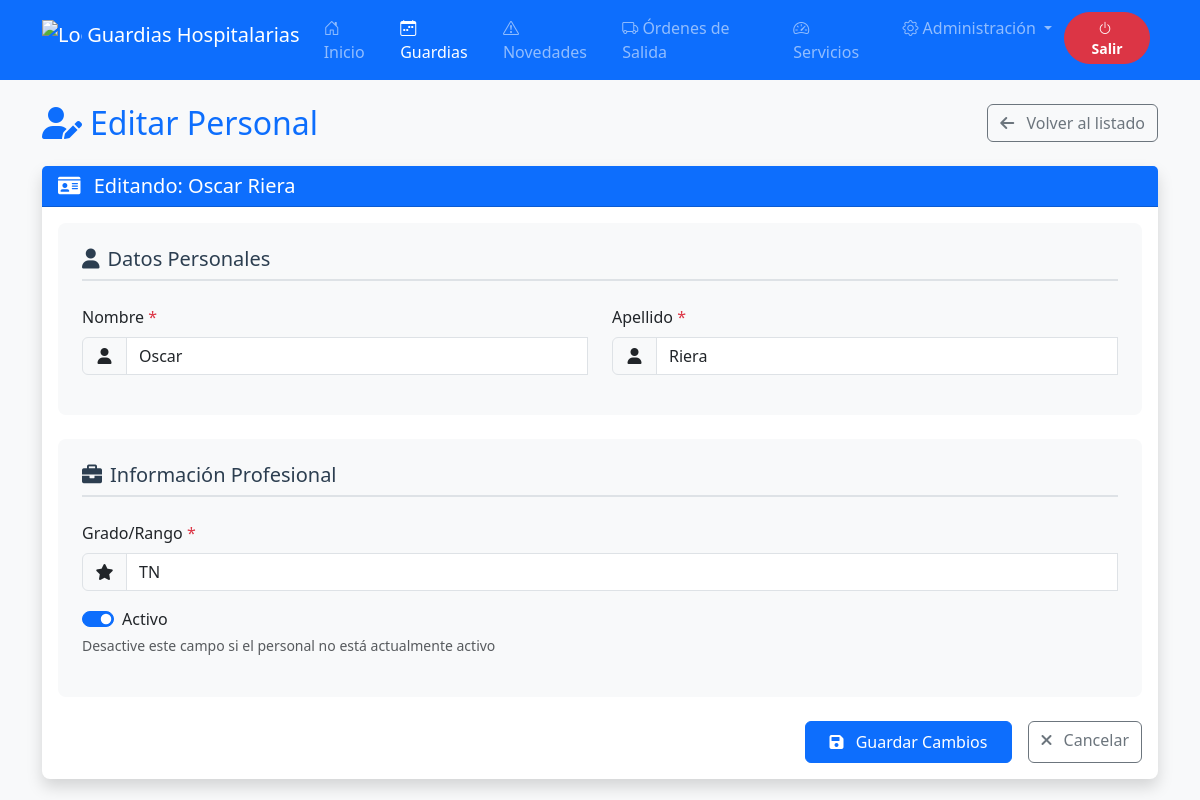
The page /sistema_guardias/modulos/personal/editar_personal.php?id=1 (signed in) on the database its author committed.
### tables this page shows
CREATE TABLE `personal` (
  `id_personal` int(11) NOT NULL,
  `nombre` varchar(100) NOT NULL,
  `apellido` varchar(100) NOT NULL,
  `grado` varchar(20) NOT NULL,
  `estado` tinyint(1) DEFAULT 1
);

### sistema_guardias/includes/funciones/funciones_personal.php (called while the page is built, shortened)
<?php
class PersonalFunciones {
    public static function obtenerPersonal($conn, $id) {
        $query = "SELECT id_personal, nombre, apellido, grado, estado FROM personal WHERE id_personal = ?";
        $stmt = $conn->prepare($query);
        $stmt->bind_param("i", $id);
        $stmt->execute();
        $result = $stmt->get_result();
        return $result->fetch_assoc();
    }
}

### sistema_guardias/modulos/personal/editar_personal.php (the view, shortened to what this page needs)
<?php
require_once __DIR__ . '/../../includes/funciones/funciones_personal.php';
require_once __DIR__ . '/../../includes/conexion.php';
$miembro = PersonalFunciones::obtenerPersonal($conn, $_GET['id']);
$titulo = 'Editar Personal';
?>
<!DOCTYPE html>
<html lang="es">
<head>
    <link href="../../assets/css/bootstrap.min.css" rel="stylesheet">
    <link href="https://cdn.jsdelivr.net/npm/bootstrap-icons@1.8.0/font/bootstrap-icons.css" rel="stylesheet">
    <link href="https://cdnjs.cloudflare.com/ajax/libs/font-awesome/6.0.0-beta3/css/all.min.css" rel="stylesheet">
</head>
<body class="bg-light">
    <?php include __DIR__ . '/../../includes/navbar.php'; ?>
    <div class="container py-4">
        <div class="d-flex justify-content-between align-items-center mb-4">
            <h2 class="mb-0 text-primary">
                <i class="fas fa-user-edit me-2"></i><?php echo htmlspecialchars($titulo); ?>
            </h2>
            <div>
                <a href="listar_personal.php" class="btn btn-outline-secondary">
                    <i class="fas fa-arrow-left me-2"></i> Volver al listado
                </a>
            </div>
        </div>
        <div class="card card-shadow">
            <div class="card-header bg-primary text-white">
                <h5 class="mb-0">
                    <i class="fas fa-id-card me-2"></i>
                    Editando: <?php echo htmlspecialchars($miembro['nombre'] . ' ' . $miembro['apellido']); ?>
                </h5>
            </div>
            <div class="card-body">
                <form action="proceso_guardar_personal.php" method="post" class="needs-validation" novalidate>
                    <div class="form-section">
                        <h5 class="form-title"><i class="fas fa-user me-2"></i>Datos Personales</h5>
                        <div class="row">
                            <div class="col-md-6 mb-3">
                                <label for="nombre" class="form-label">Nombre <span class="text-danger">*</span></label>
                                <div class="input-group">
                                    <span class="input-group-text"><i class="fas fa-user"></i></span>
                                    <input type="text" class="form-control" id="nombre" name="nombre"
                                           value="<?php echo htmlspecialchars($miembro['nombre']); ?>" required>
                                </div>
                            </div>
                            <div class="col-md-6 mb-3">
                                <label for="apellido" class="form-label">Apellido <span class="text-danger">*</span></label>
                                <div class="input-group">
                                    <span class="input-group-text"><i class="fas fa-user"></i></span>
                                    <input type="text" class="form-control" id="apellido" name="apellido"
                                           value="<?php echo htmlspecialchars($miembro['apellido']); ?>" required>
                                </div>
                            </div>
                        </div>
                    </div>
                    <div class="form-section">
                        <h5 class="form-title"><i class="fas fa-briefcase me-2"></i>Información Profesional</h5>
                        <div class="mb-3">
                            <label for="grado" class="form-label">Grado/Rango <span class="text-danger">*</span></label>
                            <div class="input-group">
                                <span class="input-group-text"><i class="fas fa-star"></i></span>
                                <input type="text" class="form-control" id="grado" name="grado"
                                       value="<?php echo htmlspecialchars($miembro['grado']); ?>" required>
                            </div>
                        </div>
                        <div class="mb-3">
                            <div class="form-check form-switch">
                                <input class="form-check-input" type="checkbox" id="estado" name="estado"
                                       <?php echo $miembro['estado'] ? 'checked' : ''; ?>>
                                <label class="form-check-label" for="estado">Activo</label>
                            </div>
                            <small class="text-muted">Desactive este campo si el personal no está actualmente activo</small>
                        </div>
                    </div>
                    <div class="d-flex justify-content-end mt-4">
                        <button type="submit" class="btn btn-primary btn-submit me-3">
                            <i class="fas fa-save me-2"></i> Guardar Cambios
                        </button>
                        <a href="listar_personal.php" class="btn btn-outline-secondary">
                            <i class="fas fa-times me-2"></i> Cancelar
                        </a>
                    </div>
                </form>
            </div>
        </div>
    </div>
    <?php include __DIR__ . '/../../includes/footer.php'; ?>
</body>
</html>

### sistema_guardias/modulos/personal/editar_personal.php (style rules this page uses)
.card-shadow { box-shadow: 0 0.5rem 1rem rgba(0, 0, 0, 0.15); border: none; border-radius: 0.5rem; }
.form-section { background-color: #f8f9fa; border-radius: 0.5rem; padding: 1.5rem; margin-bottom: 1.5rem; }
.form-title { color: #2c3e50; border-bottom: 2px solid #dee2e6; padding-bottom: 0.5rem; margin-bottom: 1.5rem; }
.btn-submit { padding: 0.5rem 1.5rem; }
.input-group-text { min-width: 45px; justify-content: center; }

### rows shown on the page
personal: nombre+apellido "Oscar Riera", nombre "Oscar", apellido "Riera", grado "TN", estado "☑"

### other values the page prints
$titulo "Editar Personal"
